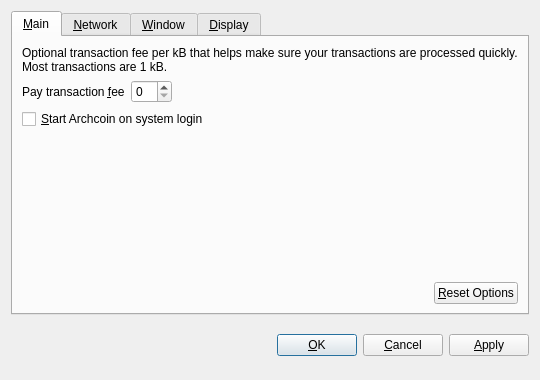
<?xml version="1.0" encoding="UTF-8"?>
<ui version="4.0">
 <class>OptionsDialog</class>
 <widget class="QDialog" name="OptionsDialog">
  <property name="geometry">
   <rect>
    <x>0</x>
    <y>0</y>
    <width>540</width>
    <height>380</height>
   </rect>
  </property>
  <property name="windowTitle">
   <string>Options</string>
  </property>
  <property name="modal">
   <bool>true</bool>
  </property>
  <layout class="QVBoxLayout" name="verticalLayout">
   <item>
    <widget class="QTabWidget" name="tabWidget">
     <property name="tabPosition">
      <enum>QTabWidget::North</enum>
     </property>
     <property name="currentIndex">
      <number>0</number>
     </property>
     <widget class="QWidget" name="tabMain">
      <attribute name="title">
       <string>&amp;Main</string>
      </attribute>
      <layout class="QVBoxLayout" name="verticalLayout_Main">
       <item>
        <widget class="QLabel" name="transactionFeeInfoLabel">
         <property name="text">
          <string>Optional transaction fee per kB that helps make sure your transactions are processed quickly. Most transactions are 1 kB.</string>
         </property>
         <property name="textFormat">
          <enum>Qt::PlainText</enum>
         </property>
         <property name="wordWrap">
          <bool>true</bool>
         </property>
        </widget>
       </item>
       <item>
        <layout class="QHBoxLayout" name="horizontalLayout_1_Main">
         <item>
          <widget class="QLabel" name="transactionFeeLabel">
           <property name="text">
            <string>Pay transaction &amp;fee</string>
           </property>
           <property name="textFormat">
            <enum>Qt::PlainText</enum>
           </property>
           <property name="buddy">
            <cstring>transactionFee</cstring>
           </property>
          </widget>
         </item>
         <item>
          <widget class="BitcoinAmountField" name="transactionFee"/>
         </item>
         <item>
          <spacer name="horizontalSpacer_1_Main">
           <property name="orientation">
            <enum>Qt::Horizontal</enum>
           </property>
           <property name="sizeHint" stdset="0">
            <size>
             <width>40</width>
             <height>20</height>
            </size>
           </property>
          </spacer>
         </item>
        </layout>
       </item>
       <item>
        <widget class="QCheckBox" name="bitcoinAtStartup">
         <property name="toolTip">
          <string>Automatically start Archcoin after logging in to the system.</string>
         </property>
         <property name="text">
          <string>&amp;Start Archcoin on system login</string>
         </property>
        </widget>
       </item>
       <item>
        <spacer name="verticalSpacer_Main">
         <property name="orientation">
          <enum>Qt::Vertical</enum>
         </property>
         <property name="sizeHint" stdset="0">
          <size>
           <width>20</width>
           <height>40</height>
          </size>
         </property>
        </spacer>
       </item>
       <item>
        <layout class="QHBoxLayout" name="horizontalLayout_2_Main">
         <item>
          <spacer name="horizontalSpacer_2_Main">
           <property name="orientation">
            <enum>Qt::Horizontal</enum>
           </property>
           <property name="sizeHint" stdset="0">
            <size>
             <width>40</width>
             <height>20</height>
            </size>
           </property>
          </spacer>
         </item>
         <item>
          <widget class="QPushButton" name="resetButton">
           <property name="toolTip">
            <string>Reset all client options to default.</string>
           </property>
           <property name="text">
            <string>&amp;Reset Options</string>
           </property>
           <property name="autoDefault">
            <bool>false</bool>
           </property>
          </widget>
         </item>
        </layout>
       </item>
      </layout>
     </widget>
     <widget class="QWidget" name="tabNetwork">
      <attribute name="title">
       <string>&amp;Network</string>
      </attribute>
      <layout class="QVBoxLayout" name="verticalLayout_Network">
       <item>
        <widget class="QCheckBox" name="mapPortUpnp">
         <property name="toolTip">
          <string>Automatically open the Archcoin client port on the router. This only works when your router supports UPnP and it is enabled.</string>
         </property>
         <property name="text">
          <string>Map port using &amp;UPnP</string>
         </property>
        </widget>
       </item>
       <item>
        <widget class="QCheckBox" name="connectSocks">
         <property name="toolTip">
          <string>Connect to the Archcoin network through a SOCKS proxy (e.g. when connecting through Tor).</string>
         </property>
         <property name="text">
          <string>&amp;Connect through SOCKS proxy:</string>
         </property>
        </widget>
       </item>
       <item>
        <layout class="QHBoxLayout" name="horizontalLayout_Network">
         <item>
          <widget class="QLabel" name="proxyIpLabel">
           <property name="text">
            <string>Proxy &amp;IP:</string>
           </property>
           <property name="textFormat">
            <enum>Qt::PlainText</enum>
           </property>
           <property name="buddy">
            <cstring>proxyIp</cstring>
           </property>
          </widget>
         </item>
         <item>
          <widget class="QValidatedLineEdit" name="proxyIp">
           <property name="maximumSize">
            <size>
             <width>140</width>
             <height>16777215</height>
            </size>
           </property>
           <property name="toolTip">
            <string>IP address of the proxy (e.g. 127.0.0.1)</string>
           </property>
          </widget>
         </item>
         <item>
          <widget class="QLabel" name="proxyPortLabel">
           <property name="text">
            <string>&amp;Port:</string>
           </property>
           <property name="textFormat">
            <enum>Qt::PlainText</enum>
           </property>
           <property name="buddy">
            <cstring>proxyPort</cstring>
           </property>
          </widget>
         </item>
         <item>
          <widget class="QLineEdit" name="proxyPort">
           <property name="maximumSize">
            <size>
             <width>55</width>
             <height>16777215</height>
            </size>
           </property>
           <property name="toolTip">
            <string>Port of the proxy (e.g. 9050)</string>
           </property>
          </widget>
         </item>
         <item>
          <widget class="QLabel" name="socksVersionLabel">
           <property name="text">
            <string>SOCKS &amp;Version:</string>
           </property>
           <property name="textFormat">
            <enum>Qt::PlainText</enum>
           </property>
           <property name="buddy">
            <cstring>socksVersion</cstring>
           </property>
          </widget>
         </item>
         <item>
          <widget class="QValueComboBox" name="socksVersion">
           <property name="toolTip">
            <string>SOCKS version of the proxy (e.g. 5)</string>
           </property>
          </widget>
         </item>
         <item>
          <spacer name="horizontalSpacer_Network">
           <property name="orientation">
            <enum>Qt::Horizontal</enum>
           </property>
           <property name="sizeHint" stdset="0">
            <size>
             <width>40</width>
             <height>20</height>
            </size>
           </property>
          </spacer>
         </item>
        </layout>
       </item>
       <item>
        <spacer name="verticalSpacer_Network">
         <property name="orientation">
          <enum>Qt::Vertical</enum>
         </property>
         <property name="sizeHint" stdset="0">
          <size>
           <width>20</width>
           <height>40</height>
          </size>
         </property>
        </spacer>
       </item>
      </layout>
     </widget>
     <widget class="QWidget" name="tabWindow">
      <attribute name="title">
       <string>&amp;Window</string>
      </attribute>
      <layout class="QVBoxLayout" name="verticalLayout_Window">
       <item>
        <widget class="QCheckBox" name="minimizeToTray">
         <property name="toolTip">
          <string>Show only a tray icon after minimizing the window.</string>
         </property>
         <property name="text">
          <string>&amp;Minimize to the tray instead of the taskbar</string>
         </property>
        </widget>
       </item>
       <item>
        <widget class="QCheckBox" name="minimizeOnClose">
         <property name="toolTip">
          <string>Minimize instead of exit the application when the window is closed. When this option is enabled, the application will be closed only after selecting Quit in the menu.</string>
         </property>
         <property name="text">
          <string>M&amp;inimize on close</string>
         </property>
        </widget>
       </item>
       <item>
        <spacer name="verticalSpacer_Window">
         <property name="orientation">
          <enum>Qt::Vertical</enum>
         </property>
         <property name="sizeHint" stdset="0">
          <size>
           <width>20</width>
           <height>40</height>
          </size>
         </property>
        </spacer>
       </item>
      </layout>
     </widget>
     <widget class="QWidget" name="tabDisplay">
      <attribute name="title">
       <string>&amp;Display</string>
      </attribute>
      <layout class="QVBoxLayout" name="verticalLayout_Display">
       <item>
        <layout class="QHBoxLayout" name="horizontalLayout_1_Display">
         <item>
          <widget class="QLabel" name="langLabel">
           <property name="text">
            <string>User Interface &amp;language:</string>
           </property>
           <property name="textFormat">
            <enum>Qt::PlainText</enum>
           </property>
           <property name="buddy">
            <cstring>lang</cstring>
           </property>
          </widget>
         </item>
         <item>
          <widget class="QValueComboBox" name="lang">
           <property name="toolTip">
            <string>The user interface language can be set here. This setting will take effect after restarting Archcoin.</string>
           </property>
          </widget>
         </item>
        </layout>
       </item>
       <item>
        <layout class="QHBoxLayout" name="horizontalLayout_2_Display">
         <item>
          <widget class="QLabel" name="unitLabel">
           <property name="text">
            <string>&amp;Unit to show amounts in:</string>
           </property>
           <property name="textFormat">
            <enum>Qt::PlainText</enum>
           </property>
           <property name="buddy">
            <cstring>unit</cstring>
           </property>
          </widget>
         </item>
         <item>
          <widget class="QValueComboBox" name="unit">
           <property name="toolTip">
            <string>Choose the default subdivision unit to show in the interface and when sending coins.</string>
           </property>
          </widget>
         </item>
        </layout>
       </item>
       <item>
        <widget class="QCheckBox" name="displayAddresses">
         <property name="toolTip">
          <string>Whether to show Archcoin addresses in the transaction list or not.</string>
         </property>
         <property name="text">
          <string>&amp;Display addresses in transaction list</string>
         </property>
        </widget>
       </item>
       <item>
        <widget class="QCheckBox" name="coinControlFeatures">
         <property name="toolTip">
          <string>Whether to show coin control features or not.</string>
         </property>
         <property name="text">
          <string>Display coin &amp;control features (experts only!)</string>
         </property>
        </widget>
       </item>
       <item>
        <spacer name="verticalSpacer_Display">
         <property name="orientation">
          <enum>Qt::Vertical</enum>
         </property>
         <property name="sizeHint" stdset="0">
          <size>
           <width>20</width>
           <height>40</height>
          </size>
         </property>
        </spacer>
       </item>
      </layout>
     </widget>
    </widget>
   </item>
   <item>
    <layout class="QHBoxLayout" name="horizontalLayout_Buttons">
     <item>
      <spacer name="horizontalSpacer_1">
       <property name="orientation">
        <enum>Qt::Horizontal</enum>
       </property>
       <property name="sizeHint" stdset="0">
        <size>
         <width>40</width>
         <height>48</height>
        </size>
       </property>
      </spacer>
     </item>
     <item>
      <widget class="QLabel" name="statusLabel">
       <property name="font">
        <font>
         <weight>75</weight>
         <bold>true</bold>
        </font>
       </property>
       <property name="text">
        <string/>
       </property>
       <property name="textFormat">
        <enum>Qt::PlainText</enum>
       </property>
       <property name="wordWrap">
        <bool>true</bool>
       </property>
      </widget>
     </item>
     <item>
      <spacer name="horizontalSpacer_2">
       <property name="orientation">
        <enum>Qt::Horizontal</enum>
       </property>
       <property name="sizeHint" stdset="0">
        <size>
         <width>40</width>
         <height>48</height>
        </size>
       </property>
      </spacer>
     </item>
     <item>
      <widget class="QPushButton" name="okButton">
       <property name="text">
        <string>&amp;OK</string>
       </property>
      </widget>
     </item>
     <item>
      <widget class="QPushButton" name="cancelButton">
       <property name="text">
        <string>&amp;Cancel</string>
       </property>
       <property name="autoDefault">
        <bool>false</bool>
       </property>
      </widget>
     </item>
     <item>
      <widget class="QPushButton" name="applyButton">
       <property name="text">
        <string>&amp;Apply</string>
       </property>
       <property name="autoDefault">
        <bool>false</bool>
       </property>
      </widget>
     </item>
    </layout>
   </item>
  </layout>
 </widget>
 <customwidgets>
  <customwidget>
   <class>BitcoinAmountField</class>
   <extends>QSpinBox</extends>
   <header>bitcoinamountfield.h</header>
  </customwidget>
  <customwidget>
   <class>QValueComboBox</class>
   <extends>QComboBox</extends>
   <header>qvaluecombobox.h</header>
  </customwidget>
  <customwidget>
   <class>QValidatedLineEdit</class>
   <extends>QLineEdit</extends>
   <header>qvalidatedlineedit.h</header>
  </customwidget>
 </customwidgets>
 <resources/>
 <connections/>
</ui>
